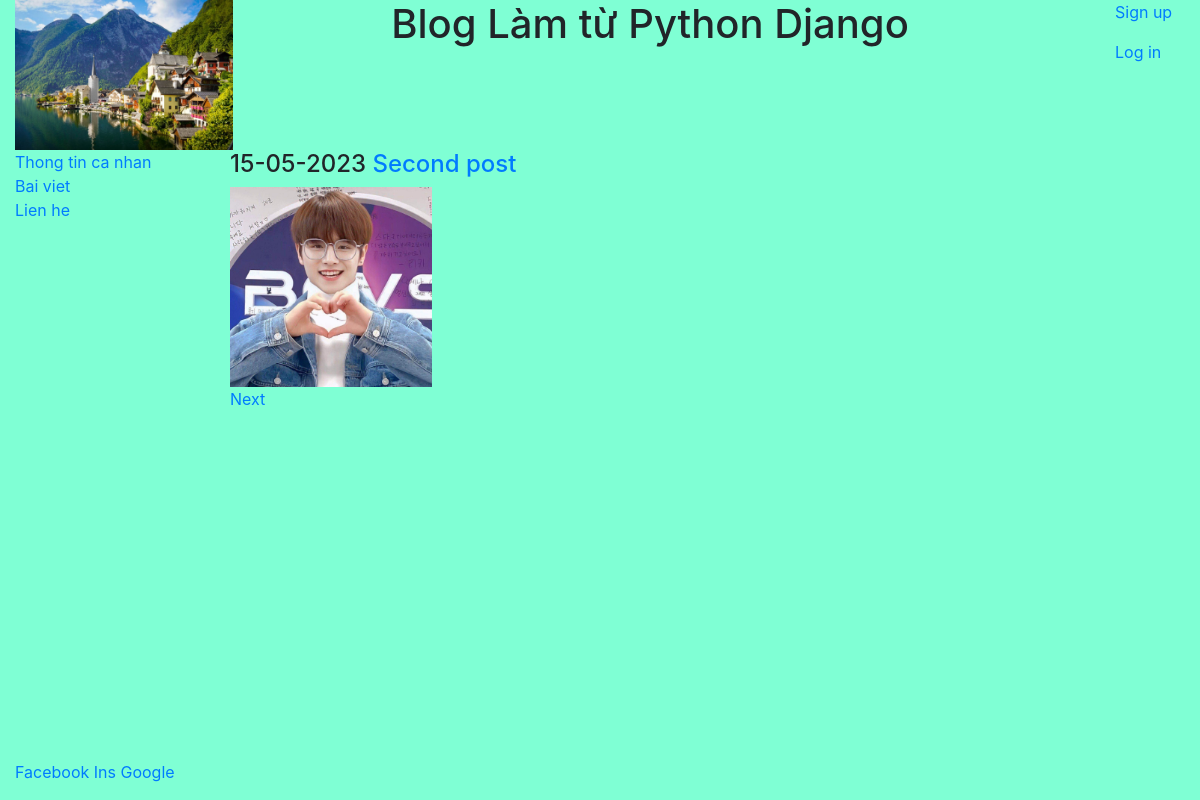
Screenshot of /blog/ with the database file from the repository.
### blog/models.py (models this page shows, shortened)
class Post(models.Model):
    title = models.CharField(max_length=100)
    body = models.TextField()
    date = models.DateTimeField(auto_now_add=True)
    image = models.ImageField(null=True)

### blog/views.py (the view)
# urls.py: path('', views.PostListView.as_view(), name='blog'),
class PostListView(ListView):
    queryset = Post.objects.all().order_by('-date')
    template_name = 'blog/blog.html'
    context_object_name = 'Posts'
    paginate_by = 1  # maximum per page is 1 blog posts

### blog/templates/blog/blog.html (shortened to what this page needs)
{% extends "pages/base.html" %}
{% block content %}
{% for post in Posts %}
<h4>{{post.date|date:"d-m-Y"}}
    <a href="/blog/{{post.id}}">{{post.title}}</a>
</h4>
{% if post.image %}
<img src="{{post.image.url}}" height="200px">
{% else %}
<p></p>
{% endif %}
{% endfor %}
<br>
{% if page_obj.has_next %}
<a href="{{request.path}}?page={{page_obj.next_page_number}}">Next</a>
{% endif %}
{% endblock %}

### home/templates/pages/base.html (style rules this page uses)
html, body { height: 100%; background-color: aquamarine; }

### rows the page displays
Post: date "15-05-2023", title "Second post", image (picture)
